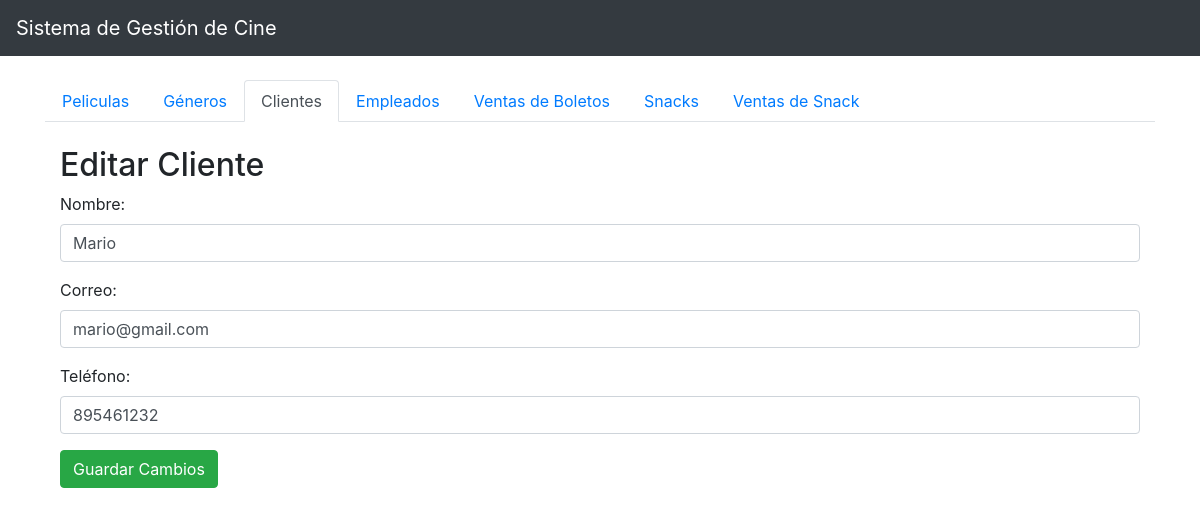
Screenshot of /index.php?controller=ClientesController&action=editar&id=1 with the database file from the repository.
### tables this page shows
CREATE TABLE `clientes` (
  `id` int(11) NOT NULL,
  `nombre` varchar(100) NOT NULL,
  `email` varchar(255) DEFAULT NULL,
  `telefono` varchar(20) DEFAULT NULL,
  `fecha_registro` timestamp NOT NULL DEFAULT current_timestamp()
);

### models/Conexion.php (called while the page is built, shortened)
<?php
class Conexion {
    private $host = "localhost";
    private $user = "root";
    private $password = "";
    private $database = "cine_db";
    public function conectar() {
        $conexion = new mysqli($this->host, $this->user, $this->password, $this->database);
        return $conexion;
    }
}
?>

### models/Cliente.php (called while the page is built, shortened)
<?php
require_once __DIR__ . '/../models/Conexion.php';
class Cliente {
    private $conexion;
    public function __construct() {
        $this->conexion = new Conexion();
    }
    public function obtenerClientePorId($id) {
        $query = "SELECT * FROM clientes WHERE id = $id";
        $resultado = $this->conexion->conectar()->query($query);
        return $resultado->fetch_assoc();
    }
}
?>

### views/clientes/editar.php (the view, shortened to what this page needs)
<div class="container mt-4">
    <h2>Editar Cliente</h2>
    <form method="post" action="./index.php?controller=ClientesController&action=editar">
        <div class="form-group">
            <label for="nombre">Nombre:</label>
            <input type="text" name="nombre" class="form-control" value="<?php echo $cliente['nombre']; ?>" required>
        </div>
        <div class="form-group">
            <label for="correo">Correo:</label>
            <input type="email" name="correo" class="form-control" value="<?php echo $cliente['email']; ?>" required>
        </div>
        <div class="form-group">
            <label for="telefono">Teléfono:</label>
            <input type="tel" name="telefono" class="form-control" value="<?php echo $cliente['telefono']; ?>" required>
        </div>
        <button type="submit" class="btn btn-success">Guardar Cambios</button>
    </form>
</div>

### rows the page displays
clientes: nombre "Mario", correo "mario@gmail.com", telefono "895461232"
